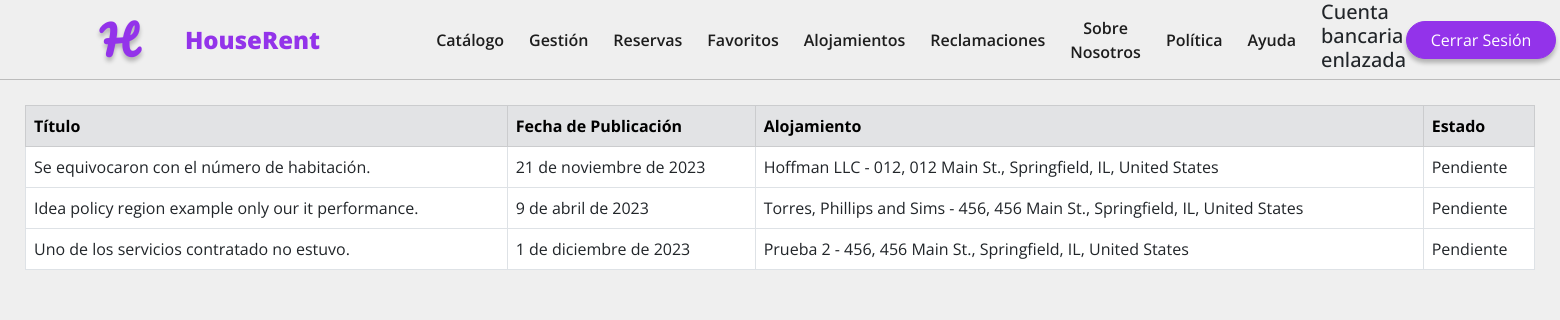
Screenshot of /claims/ (signed in) with the database file from the repository.
### apps/core/models.py (models this page shows, shortened)
class Claim(models.Model):
    title = models.CharField(max_length=64, blank=False, null=False)
    description = models.CharField(max_length=1024, blank=False, null=False)
    publication_date = models.DateField(auto_now=True, blank=False, null=False)
    user = models.ForeignKey(CustomUser, on_delete=models.CASCADE, blank=False, null=False)
    accommodation = models.ForeignKey(Accommodation, on_delete=models.CASCADE, blank=False, null=False)
    status = models.CharField(max_length=16, choices=ClaimStatus.choices(), default=ClaimStatus.PENDING, blank=False, null=False)
    response = models.TextField(max_length=1024)
    class Meta:
        verbose_name = "Reclamación"
        verbose_name_plural = "Reclamaciones"
        indexes = [
            models.Index(fields=['user']),
            models.Index(fields=['accommodation']),
            models.Index(fields=['status']),
        ]

class Accommodation(models.Model):
    name = models.CharField(max_length=256, blank=False, null=False)
    description = models.TextField(max_length=1024, blank=False, null=False)
    capacity = models.PositiveIntegerField(blank=False, null=False, default=1)
    owner = models.ForeignKey(CustomUser, on_delete=models.CASCADE, blank=False, null=False)
    price = models.DecimalField(decimal_places=2, max_digits=8, blank=False, null=False, validators=[MinValueValidator(0)], help_text='Ingresa un valor positivo')
    address = models.ForeignKey(Address, on_delete=models.CASCADE, blank=False, null=False)
    category = models.CharField(max_length=16, choices=Category.choices(), blank=False, null=False)
    service = models.ManyToManyField(Service, blank=True)
    creation_date = models.DateField(auto_now_add=True, blank=False, null=False)
    modification_date = models.DateField(auto_now=True, blank=False, null=False)
    is_active = models.BooleanField(default=True, blank=False, null=False)
    class Meta:
        verbose_name = "Alojamiento"
        verbose_name_plural = "Alojamientos"
        indexes = [
            models.Index(fields=['name']),
            models.Index(fields=['owner']),
            models.Index(fields=['category']),
        ]
    def __str__(self):
        return f"{self.name} - {str(self.address)}"

class Address(models.Model):
    street_number = models.CharField(max_length=8, blank=False, null=False)
    address_line = models.TextField(blank=False, null=False)
    city = models.CharField(max_length=256, blank=False, null=False)
    region = models.CharField(max_length=256, blank=False, null=False)
    country = CountryField(blank_label='(seleccionar país)', blank=False, null=False)
    postal_code = models.CharField(max_length=16, blank=False, null=False)
    class Meta:
        verbose_name = "Dirección"
        verbose_name_plural = "Direcciones"
        indexes = [
            models.Index(fields=['city']),
            models.Index(fields=['region']),
            models.Index(fields=['postal_code'])
        ]
    def __str__(self):
        parts = [self.street_number, self.address_line, self.city, self.region, self.country.name]
        return ", ".join(filter(None, parts))

### apps/accommodation/views.py (the view)
# urls.py: path('claims/', views.claim_list, name='claim_list'),
def claim_list(request):
    user_accommodations = Accommodation.objects.filter(owner=request.user.id)
    claims = Claim.objects.filter(accommodation__in=user_accommodations)
    return render(request, 'accommodation/claim_list.html', {'claims': claims})

### templates/accommodation/claim_list.html (shortened to what this page needs)
{% extends 'base_generic.html' %}
{% load static %}
{% block content %}
<div class="row page-container">
  <div class="col accommodation-container">
    <div class="row" id="accommodation-row">
      <div class="table-responsive">
        <table class="table table-bordered table-hover">
          <thead>
              <tr class="table-secondary">
                  <th scope="col">Título</th>
                  <th scope="col">Fecha de Publicación</th>
                  <th scope="col">Alojamiento</th>
                  <th scope="col">Estado</th>
              </tr>
          </thead>
          <tbody>
              {% for claim in claims %}
                  <tr onclick="redirigir({{ claim.id }})">
                      <td>{{ claim.title }}</td>
                      <td>{{ claim.publication_date }}</td>
                      <td>{{ claim.accommodation }}</td>
                      <td>{{ claim.status }}</td>
                  </tr>
              {% endfor %}
          </tbody>
        </table>
      </div>
    </div>
  </div>
</div>
{% endblock %}

### static/css/var.css (style rules this page uses)
:root { --c1: #EFEFEF; --c2: #BCBCBC; --c3: #343434; --c4: #1D1D1D; --c5: #9333EA; --c6: #9e1d1d; --f1: 2.5rem; --f2: 1.5rem; --f3: 1rem; --f4: 0.8rem; --f5: 0.6rem; --w1: 800; --w2: 600; --w3: 400; --navbar-altura: 80px; --content-padding: 50px; }

### static/css/navbar.css (style rules this page uses)
* { margin: 0; padding: 0; box-sizing: border-box; font-family: 'Open Sans', sans-serif !important; }
body { background-color: var(--c1) !important; }

### static/css/form.css (style rules this page uses)
.page-container { padding: 0 !important; display: flex; height: calc(100vh - var(--navbar-altura)) !important; overflow-x: hidden !important; width: 100vw !important; margin-right: 0 !important; margin-left: 0 !important; }
.accommodation-container { flex-grow: 1 !important; overflow-y: visible !important; overflow-x: hidden !important; padding: 25px 25px 0 25px !important; top: 0 !important; }

### rows the page displays
Claim: title "Se equivocaron con el número de habitación.", publication_date "21 de noviembre de 2023", accommodation "Hoffman LLC - 012, 012 Main St., Springfield, IL, United States", status "Pendiente"
Claim: title "Idea policy region example only our it performance.", publication_date "9 de abril de 2023", accommodation "Torres, Phillips and Sims - 456, 456 Main St., Springfield, IL, United States", status "Pendiente"
Claim: title "Uno de los servicios contratado no estuvo.", publication_date "1 de diciembre de 2023", accommodation "Prueba 2 - 456, 456 Main St., Springfield, IL, United States", status "Pendiente"
